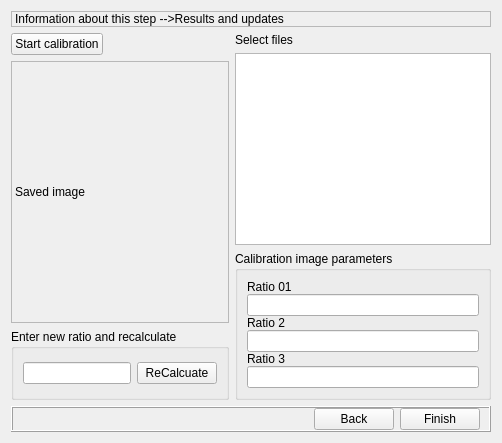
                  <widget class="QWidget" name="resultUpdate">
                   <layout class="QGridLayout" name="gridLayout_13">
                    <item row="0" column="0">
                     <layout class="QGridLayout" name="gridLayout_12">
                      <item row="0" column="0" colspan="2">
                       <widget class="QLabel" name="lableInfoSteps_3">
                        <property name="frameShape">
                         <enum>QFrame::StyledPanel</enum>
                        </property>
                        <property name="text">
                         <string>Information about this step --&gt;Results and updates</string>
                        </property>
                       </widget>
                      </item>
                      <item row="1" column="0" rowspan="3">
                       <layout class="QVBoxLayout" name="verticalLayout_14">
                        <item>
                         <widget class="QPushButton" name="pushButton_2">
                          <property name="sizePolicy">
                           <sizepolicy hsizetype="Fixed" vsizetype="Fixed">
                            <horstretch>0</horstretch>
                            <verstretch>0</verstretch>
                           </sizepolicy>
                          </property>
                          <property name="text">
                           <string>Start calibration</string>
                          </property>
                         </widget>
                        </item>
                        <item>
                         <widget class="QLabel" name="inputImg_5">
                          <property name="sizePolicy">
                           <sizepolicy hsizetype="Expanding" vsizetype="Preferred">
                            <horstretch>0</horstretch>
                            <verstretch>0</verstretch>
                           </sizepolicy>
                          </property>
                          <property name="frameShape">
                           <enum>QFrame::StyledPanel</enum>
                          </property>
                          <property name="text">
                           <string>Saved image</string>
                          </property>
                          <property name="scaledContents">
                           <bool>true</bool>
                          </property>
                         </widget>
                        </item>
                       </layout>
                      </item>
                      <item row="1" column="1">
                       <widget class="QLabel" name="label_30">
                        <property name="text">
                         <string>Select files</string>
                        </property>
                       </widget>
                      </item>
                      <item row="2" column="1">
                       <widget class="QTreeView" name="treeViewClibDir_2"/>
                      </item>
                      <item row="3" column="1" rowspan="2">
                       <widget class="QGroupBox" name="groupBox_5">
                        <property name="title">
                         <string>Calibration image parameters</string>
                        </property>
                        <layout class="QHBoxLayout" name="horizontalLayout_13">
                         <item>
                          <layout class="QVBoxLayout" name="verticalLayout_13">
                           <property name="spacing">
                            <number>0</number>
                           </property>
                           <property name="sizeConstraint">
                            <enum>QLayout::SetDefaultConstraint</enum>
                           </property>
                           <item>
                            <widget class="QLabel" name="label_31">
                             <property name="text">
                              <string>Ratio 01</string>
                             </property>
                            </widget>
                           </item>
                           <item>
                            <widget class="QLineEdit" name="lineEdit_2"/>
                           </item>
                           <item>
                            <widget class="QLabel" name="label_32">
                             <property name="text">
                              <string>Ratio 2</string>
                             </property>
                            </widget>
                           </item>
                           <item>
                            <widget class="QLineEdit" name="lineEdit_3"/>
                           </item>
                           <item>
                            <widget class="QLabel" name="label_35">
                             <property name="text">
                              <string>Ratio 3</string>
                             </property>
                            </widget>
                           </item>
                           <item>
                            <widget class="QLineEdit" name="lineEdit_4"/>
                           </item>
                          </layout>
                         </item>
                        </layout>
                       </widget>
                      </item>
                      <item row="4" column="0">
                       <widget class="QGroupBox" name="groupBox_6">
                        <property name="title">
                         <string>Enter new ratio and recalculate</string>
                        </property>
                        <layout class="QVBoxLayout" name="verticalLayout_12">
                         <item>
                          <layout class="QHBoxLayout" name="horizontalLayout_12">
                           <item>
                            <widget class="QLineEdit" name="lineEdit_5"/>
                           </item>
                           <item>
                            <widget class="QPushButton" name="pushButton">
                             <property name="text">
                              <string>ReCalcuate</string>
                             </property>
                            </widget>
                           </item>
                          </layout>
                         </item>
                        </layout>
                       </widget>
                      </item>
                      <item row="5" column="0" colspan="2">
                       <widget class="QFrame" name="frame_5">
                        <property name="sizePolicy">
                         <sizepolicy hsizetype="Preferred" vsizetype="Fixed">
                          <horstretch>0</horstretch>
                          <verstretch>0</verstretch>
                         </sizepolicy>
                        </property>
                        <property name="frameShape">
                         <enum>QFrame::Box</enum>
                        </property>
                        <property name="frameShadow">
                         <enum>QFrame::Raised</enum>
                        </property>
                        <layout class="QHBoxLayout" name="horizontalLayout_11">
                         <property name="topMargin">
                          <number>0</number>
                         </property>
                         <property name="bottomMargin">
                          <number>0</number>
                         </property>
                         <item>
                          <spacer name="horizontalSpacer_13">
                           <property name="orientation">
                            <enum>Qt::Horizontal</enum>
                           </property>
                           <property name="sizeHint" stdset="0">
                            <size>
                             <width>40</width>
                             <height>20</height>
                            </size>
                           </property>
                          </spacer>
                         </item>
                         <item>
                          <widget class="QPushButton" name="btnBackCamSeq_2">
                           <property name="sizePolicy">
                            <sizepolicy hsizetype="Minimum" vsizetype="Fixed">
                             <horstretch>0</horstretch>
                             <verstretch>0</verstretch>
                            </sizepolicy>
                           </property>
                           <property name="layoutDirection">
                            <enum>Qt::LeftToRight</enum>
                           </property>
                           <property name="text">
                            <string>Back</string>
                           </property>
                          </widget>
                         </item>
                         <item>
                          <widget class="QPushButton" name="btnNextCamSeq_3">
                           <property name="sizePolicy">
                            <sizepolicy hsizetype="Minimum" vsizetype="Fixed">
                             <horstretch>0</horstretch>
                             <verstretch>0</verstretch>
                            </sizepolicy>
                           </property>
                           <property name="layoutDirection">
                            <enum>Qt::LeftToRight</enum>
                           </property>
                           <property name="text">
                            <string>Finish</string>
                           </property>
                          </widget>
                         </item>
                        </layout>
                       </widget>
                      </item>
                     </layout>
                    </item>
                   </layout>
                  </widget>
